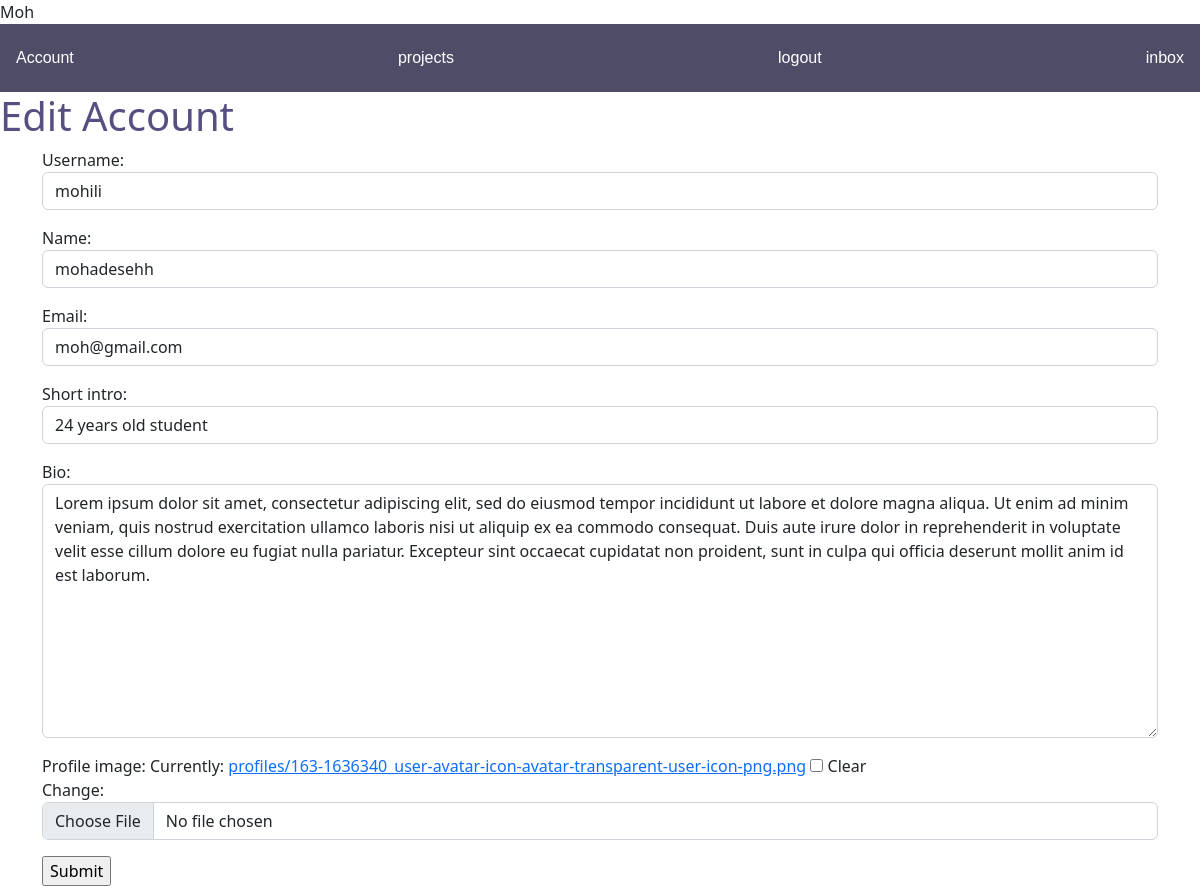
Page /editaccount/ (signed in) on the committed database.
### users/models.py (models this page shows, shortened)
class Profile(models.Model):
    user=models.OneToOneField(User,on_delete=models.CASCADE,null=True,blank=True)
    username=models.CharField(max_length=200,null=True,blank=True)
    name=models.CharField(max_length=200,null=True,blank=True)
    email=models.EmailField(max_length=500,null=True,blank=True)
    short_intro=models.CharField(max_length=200,null=True,blank=True)
    bio=models.TextField(blank=True,null=True)
    profile_image=models.ImageField(null=True,blank=True, upload_to='profiles/', default="profiles/user-default.png")
    created = models.DateTimeField(auto_now_add=True)
    id = models.UUIDField(default=uuid.uuid4, unique=True,
                          primary_key=True, editable=False)

### users/views.py (the view)
# urls.py: path('editaccount/',views.editaccount,name="editaccount"),
@login_required(login_url='loginpage')
def editaccount(request):
    profile = request.user.profile
    form = ProfileForm(instance=profile)
    if request.method == 'POST':
        form = ProfileForm(request.POST, request.FILES, instance=profile)
        if form.is_valid():
            form.save()
            return redirect('useraccount')
    context = {'form': form}
    return render(request, 'users/profile_form.html', context)

### users/forms.py
class ProfileForm(ModelForm):
    class Meta:
        model=Profile
        fields=['username','name','email','short_intro','bio','profile_image']
    def __init__(self, *args, **kwargs):
        super(ProfileForm, self).__init__(*args, **kwargs)
        self.fields['username'].widget.attrs.update({'class':'form-control'})
        self.fields['name'].widget.attrs.update({'class':'form-control'})
        self.fields['email'].widget.attrs.update({'class':'form-control'})
        self.fields['short_intro'].widget.attrs.update({'class':'form-control'})
        self.fields['bio'].widget.attrs.update({'class':'form-control'})
        self.fields['profile_image'].widget.attrs.update({'class':'form-control'})

### users/templates/users/profile_form.html (shortened to what this page needs)
{%extends 'main.html'%}
{%load static%}
{%block content%}
    <h1>Edit Account</h1>
    <link href="https://cdn.jsdelivr.net/npm/bootstrap@5.2.0/dist/css/bootstrap.min.css" rel="stylesheet">
    <div class="container">
        <form method="POST" action="{%url 'editaccount' %}" enctype="multipart/form-data">
            {{form.as_p}}
            <input type="submit">
    </div>
{%endblock content%}

### static/styles/main.css (style rules this page uses)
h1 { color:rgb(86,79,129) }
body { background-color:aliceblue; text-decoration:none; }

### rows in the picture
Profile: username "mohili", name "mohadesehh", email "moh@gmail.com", short_intro "24 years old student", bio "Lorem ipsum dolor sit amet, consectetur adipiscing elit, sed do eiusmod tempor incididunt ut labore et dolore magna aliqua. Ut enim ad minim veniam, quis nostrud exercitation ullamco laboris nisi ut aliquip ex ea commodo consequat. Duis aute irure dolor in reprehenderit in voluptate velit esse cillum dolore eu fugiat nulla pariatur. Excepteur sint occaecat cupidatat non proident, sunt in culpa qui officia deserunt mollit anim id est laborum."
